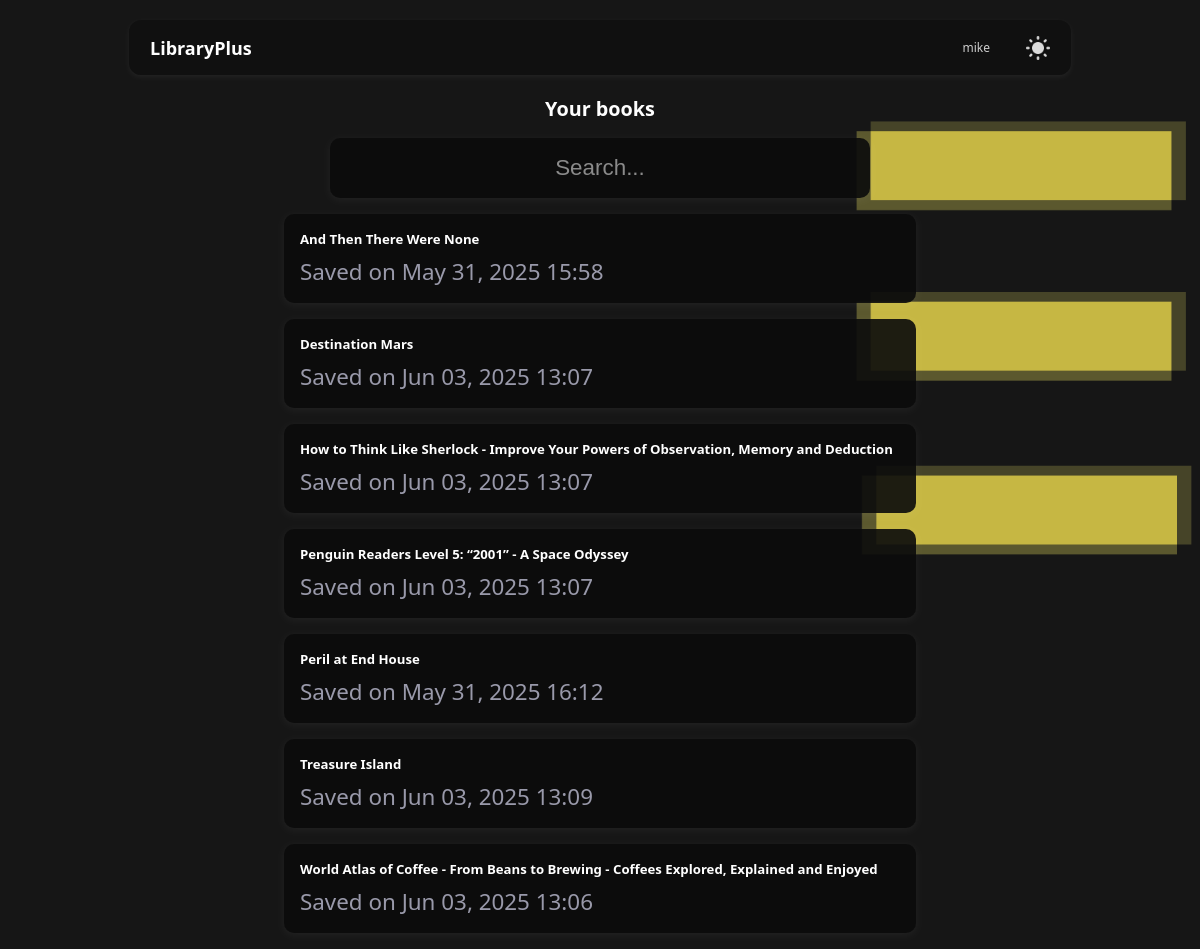
Page /profile/saved-books/ (signed in) on the committed database.
### barcodeRec/models.py (models this page shows, shortened)
class Book(models.Model):
    user = models.ForeignKey(User, on_delete=models.CASCADE)
    title = models.CharField(max_length=255)
    author = models.CharField(max_length=255, blank=True)
    isbn = models.CharField(max_length=20)
    cover = models.CharField(max_length=255, default="/static/missingCover.png")
    scanned_at = models.DateTimeField(auto_now_add=True)

### userProfile/decorators.py (the view)
        def _wrapped_view(request, *args, **kwargs):
            if not request.user.is_authenticated:
                return redirect('login')
            if hasattr(request.user, 'userprofile') and request.user.userprofile.user_type == required_type:
                return view_func(request, *args, **kwargs)
            raise PermissionDenied

### userProfile/views.py (called while the page is built)
@login_required
@user_type_required('User')
def saved_books_view(request):
    if request.method == 'POST':
        searchTitle = request.POST['search']
        if searchTitle:
            user_books = Book.objects.filter(user=request.user, title__icontains=searchTitle).order_by('title')
        else:
            user_books = Book.objects.filter(user=request.user).order_by('title')
    else:
        user_books = Book.objects.filter(user=request.user).order_by('title')
    return render(request, 'userProfile/myBooks.html', {'books': user_books, 'random_number': random.randint(0, 7)})

### templates/userProfile/myBooks.html (shortened to what this page needs)
{% include 'reusable/navbar.html' %}
{% load static %}
<!DOCTYPE html>
<html lang="en">
<head>
  <link rel="stylesheet" href="{% static 'styleMybooks.css' %}">
</head>
<body>
  <h2 style="text-align:center;">Your books</h2>
  {% if books %}
    <form method="post" id="searchForm">
      <input type="text" placeholder="Search..." name="search" id="searchInput">
    </form>
    {% for book in books %}
    <a href="/home/bookDetails/?isbn={{ book.isbn }}" class="book-card-link">
      <div class="book-card">
        <h4>{{ book.title }}</h4>
        <div class="date">Saved on {{ book.scanned_at|date:"M d, Y H:i" }}</div>
      </div>
    </a>
    {% endfor %}
  {% else %}
    <p style="text-align:center;">You haven't added any books yet.</p>
  {% endif %}
</body>
</html>

### templates/reusable/navbar.html (shortened to what this page needs)
{% load static %}
<div id="topnav">
  <div class="nav-left">
    <div class="home-link" onclick="location.href='/home/'">LibraryPlus</div>
  </div>
  <div class="nav-right">
    {% if user.is_authenticated %}
      <div class="menu_btn" onclick="location.href='/profile/'">{{ user }}</div>
    {% else %}
      <div class="menu_btn" onclick="location.href='/auth/login/'">Login</div>
    {% endif %}
    {% if user.userprofile.display_mode == 'dark' %}
      <form method="post" action="/updateMode/" class="switchForm" style="margin:0;">
        <input type="image" src="{% static 'lightMode.png' %}" value="" class="modeSwitch">
      </form>
    {% else %}
      <form method="post" action="/updateMode/" class="switchForm" style="margin:0">
        {% csrf_token %}
        <input type="image" src="{% static 'darkMode.png' %}" value="" class="modeSwitch">
        <input type="text" hidden value="dark" name="mode">
      </form>
    {% endif %}
  </div>
</div>

### static/styleMybooks.css (style rules this page uses)
@media only screen and (min-width: 1001px) { body { font-size: 1.1vw; } }
@media only screen and (min-width: 1001px) { .book-card { width: 50vw; } }
@media only screen and (min-width: 1001px) { #searchForm { width: 45vw; } }
@media only screen and (min-width: 1001px) { #searchInput { font-size: 1.4rem; } }
body { background-color: #f8f9fa; }
#searchForm { background-color: rgba(244, 244, 244, 0.9); border-radius: 10px; box-shadow: 0 2px 8px rgba(0,0,0,0.05); margin: 1rem auto; }
#searchInput { border: none; margin: 1rem auto; text-align: center; width: 100%; background-color: rgba(244, 244, 244, 0); }
.book-card { background-color: rgba(244, 244, 244, 0.9); border-radius: 10px; padding: 1rem; margin: 1rem auto; box-shadow: 0 2px 8px rgba(0,0,0,0.05); }
.book-card h4 { margin: 0 0 0.5rem 0; }
.date { font-size: 1.4rem; color: #665; }
.book-card-link { text-decoration: none; color: inherit; display: block; }

### templates/reusable/navbar.html (style rules this page uses)
@media only screen and (min-width: 1001px) { .nav-left .home-link { font-size: 1.5vw; font-weight: bold; color: #000000; cursor: pointer; } }
@media only screen and (min-width: 1001px) { .nav-right { font-size: 1vw; display: flex; gap: 1.5rem; align-items: center; } }
#topnav { display: flex; justify-content: space-between; align-items: center; padding: 10px 20px; width: 75vw; max-width: 75vw; margin: 20px auto; border: 1px solid #00000000; border-radius: 12px; background-color: rgba(244, 244, 244, 0.6); box-shadow: 0 2px 5px rgba(0, 0, 0, 0.05); }
.menu_btn { padding: 8px 12px; font-weight: 500; color: #333; transition: color 0.3s; }
@media only screen and (min-width: 1001px) { .modeSwitch { width: 2vw; } }

### rows in the picture
Book: title "And Then There Were None", scanned_at "May 31, 2025 15:58"
Book: title "Destination Mars", scanned_at "Jun 03, 2025 13:07"
Book: title "How to Think Like Sherlock - Improve Your Powers of Observation, Memory and Deduction", scanned_at "Jun 03, 2025 13:07"
Book: title "Penguin Readers Level 5: “2001” - A Space Odyssey", scanned_at "Jun 03, 2025 13:07"
Book: title "Peril at End House", scanned_at "May 31, 2025 16:12"
Book: title "Treasure Island", scanned_at "Jun 03, 2025 13:09"
Book: title "World Atlas of Coffee - From Beans to Brewing - Coffees Explored, Explained and Enjoyed", scanned_at "Jun 03, 2025 13:06"

### other values in the picture
{{ user }} "mike"
